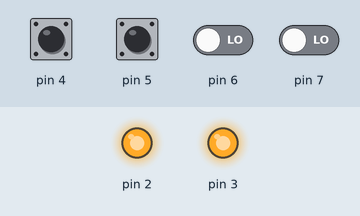
This sketch was run on a simulated Arduino Uno, built with avr-gcc and run on an emulated ATmega328P. Shown: output pins drawn as LEDs (lit = HIGH). The test bench sets the inputs (shaded band); at power-on: pin 4, pin 5 HIGH, pin 6, pin 7 LOW.

Above: at 1.2 s.
1.3 s: pin 4 pulled LOW for 0.15 s
At 1.37 s:
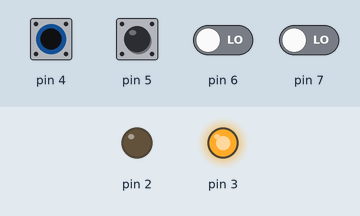
2.9 s: pin 5 pulled LOW for 0.15 s
At 2.97 s:
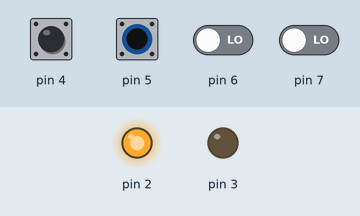
4.5 s: pin 4 driven LOW and pin 5 driven LOW
At 5.3 s:
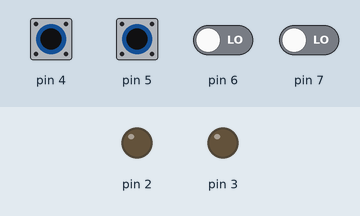
6.0 s: pin 4 driven HIGH
At 6.5 s:
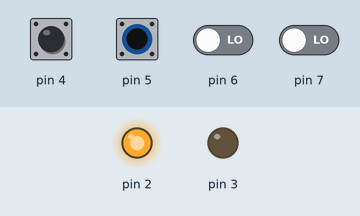
7.5 s: pin 4 driven LOW
At 8.7 s:
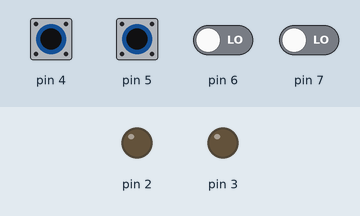
Timing chart, 0 to 10.0 s (numbered marks = the images above; inputs shaded):
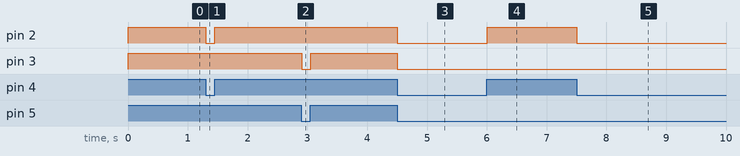

The sketch:

sample1_port.ino
```cpp
void setup() {
  // put your setup code here, to run once:
  DDRD = 0b00001100;    // portD : 2,3bit目のみ出力
  PORTD |= 0b00110000;  // PD4,5のプルアップ抵抗を有効に.
  Serial.begin(9600);	  // 9600bpsでポートを開く
}

void loop() {
  // put your main code here, to run repeatedly:
  PORTD = ((PIND & 0b00110000) >> 2) | (PORTD & 0b11110011); // PIND4,5 -> PORTD2,3;
//  PIND = 0b00001100; // PORTD2,3 反転(使える);
/*  Serial.print("PORTD: ");
  Serial.println(PORTD, BIN);
  Serial.print("PIND: ");
  Serial.println(PIND, BIN);
  delay(5000);*/
  delay(5);
}
```

Measured:
- after the input at 1.3 s, pin 2: HIGH → LOW at once, → HIGH 0.15 s later
- after the input at 2.9 s, pin 3: HIGH → LOW at once, → HIGH 0.15 s later
- after the input at 4.5 s, pin 2, pin 3: HIGH → LOW at once
- after the input at 6.0 s, pin 2: LOW → HIGH at once
- after the input at 7.5 s, pin 2: HIGH → LOW at once
